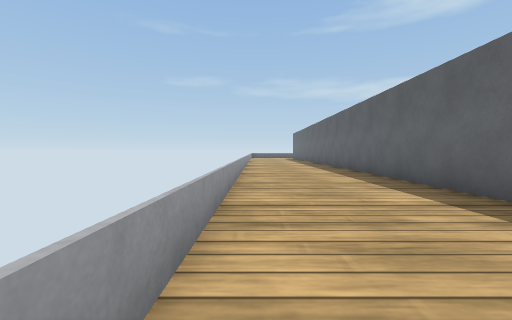
View 1 (above)

18 first-person views from a walk through a robot-simulator world made for Webots. The camera is 0.15 m above the floor, tilts 2° down and sees 90° across. The floor is counted in squares, 0.2 m on a side. Each view is taken from the middle of a square. On the plan, view 1 faces up. The plan holds only what a view shows up to about 9 squares ahead; the rest is blank. The robots in the file are not drawn. Simple shapes and patterns stand in for the simulator's stock objects.

View 2
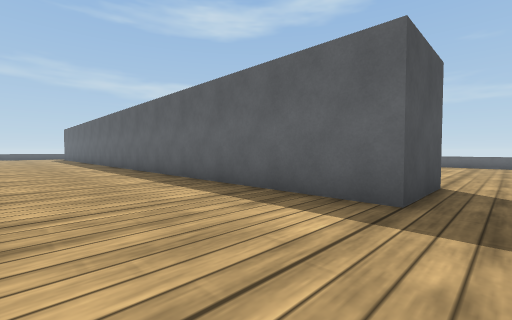

View 3
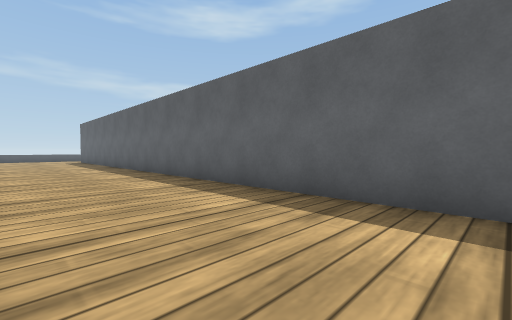

View 4
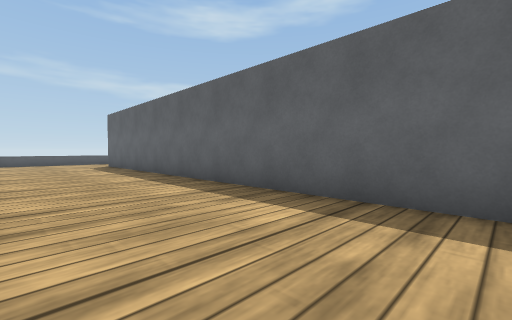

View 5
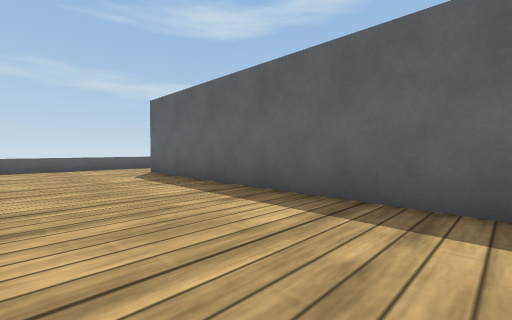

View 6
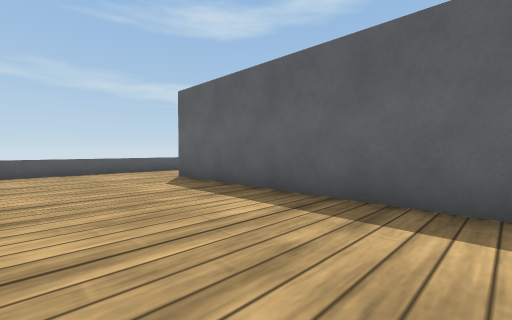

View 7
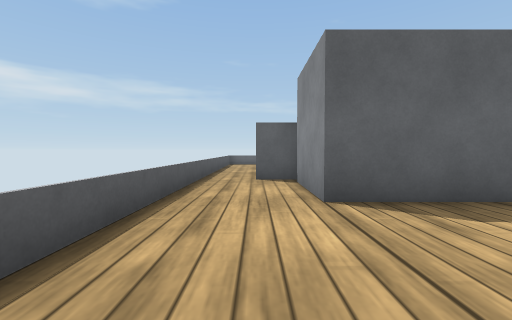

View 8
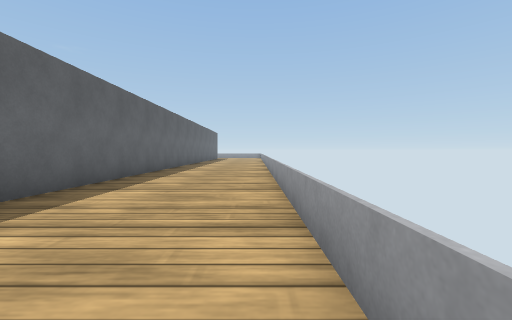

View 9
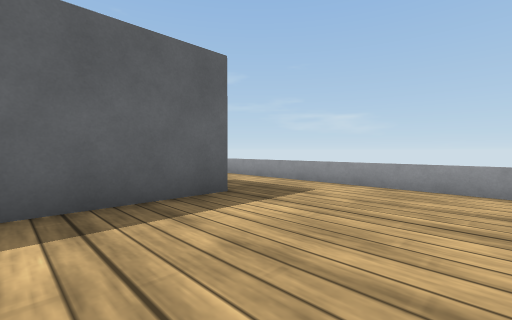

View 10
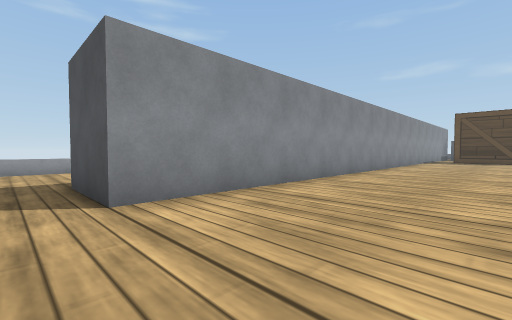

View 11
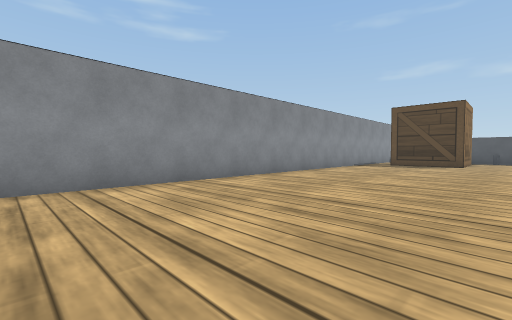

View 12
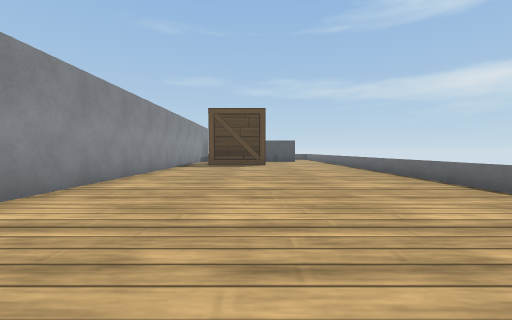

View 13
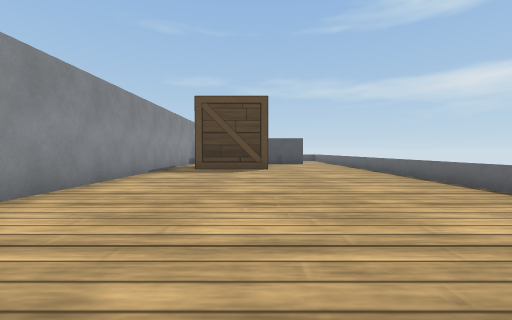

View 14
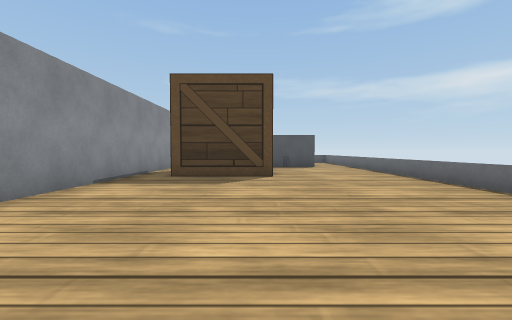

View 15
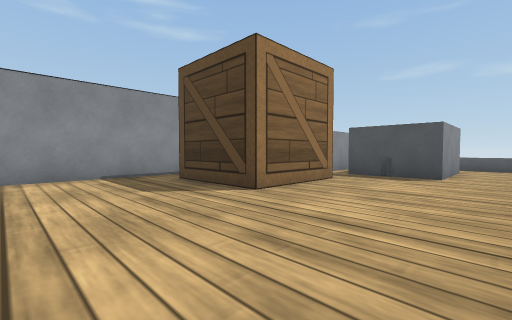

View 16
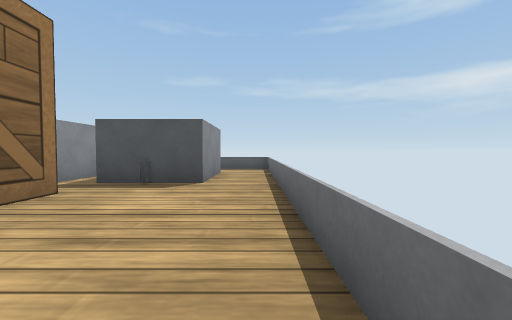

View 17
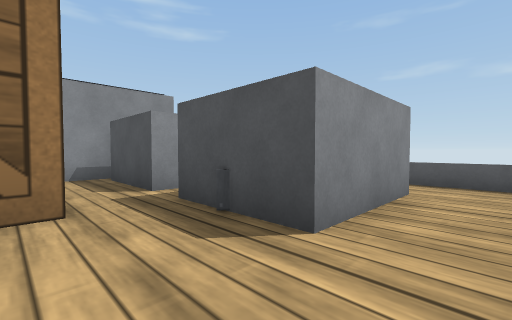

View 18
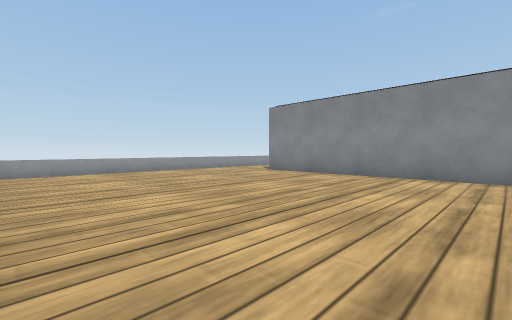

### Floor plan
Key: @ floor where view 1 was taken; # wall or solid block; . floor; = window, fence, low wall or low ledge; C conveyor; B metal box; W wooden box.
Columns run from 1 left of view 1 to 15 right of it. Each row starts with its distance up from view 1.
 29  ==========  ===
 28  ..........   ..
 27  .......B     B.=
 26  ....CCCB B   B.=
 25 =....C C  B   B.=
 24 =....C CBBBB#BB.=
 23 =....C C........=
 22 =....C     W....=
 21 =....C C.  W....=
 20 =....C C.WWW....=
 19 =....C C........=
 18 =....C C........=
 17 =....C C........=
 16  ....C C........=
 15  ....C C........=
 14  ....C C........=
 13  ....C C........=
 12  ....C C........=
 11  ....C C........=
 10  ....C C........
  9  ....C C.......
  8 =....C C........
  7 =....C C........
  6 =....C C........
  5 =....C C........
  4 =....C C........
  3 =....C C........
  2 =....C C........
  1 =....CCC........
  0 =@..............
 -1  .......    ....
 -2  ========   ====

Where each view was taken, in squares from view 1:
view 1: 0 up, 0 right, facing up
view 2: 0 up, 0 right, facing up-right
view 3: 6 up, 0 right, facing up-right
view 4: 12 up, 0 right, facing up-right
view 5: 17 up, 0 right, facing up-right
view 6: 19 up, 0 right, facing up-right
view 7: 27 up, 0 right, facing right
view 8: 26 up, 0 right, facing down
view 9: 4 up, 0 right, facing down-right
view 10: 0 up, 10 right, facing up-left
view 11: 5 up, 12 right, facing up-left
view 12: 6 up, 10 right, facing up
view 13: 9 up, 10 right, facing up
view 14: 12 up, 10 right, facing up
view 15: 16 up, 14 right, facing up-left
view 16: 18 up, 14 right, facing up
view 17: 22 up, 14 right, facing up-left
view 18: 8 up, 14 right, facing down-left
